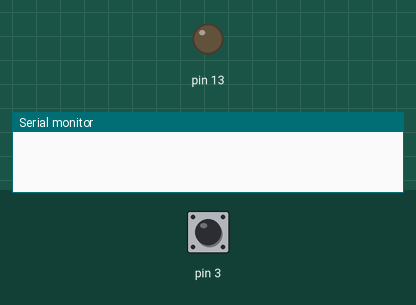
Simulated run of this sketch. Board: Arduino Uno, built with avr-gcc and run on an emulated ATmega328P. On the bench: output pins drawn as LEDs (lit = HIGH), the last lines printed to the serial monitor. The inputs (shaded band) are chosen by the test bench; at power-on: pin 3 HIGH.

Above: at 1.2 s.
1.3 s: pin 3 pulsed LOW 2 times (0.12 s each, 0.3 s apart)
At 2.6 s:
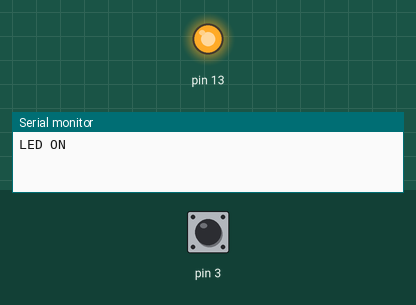
Timing chart, 0 to 4.9 s (numbered marks = the images above; inputs shaded):
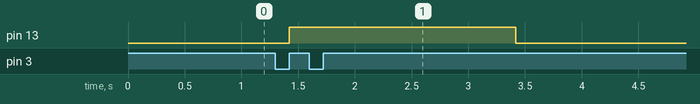

The sketch:

bu.ino
```cpp
int button=3;
int led=13;
int flag1=0;
void setup() {
  // put your setup code here, to run once:
pinMode(13,OUTPUT);
pinMode(3,INPUT);
Serial.begin(9600);
}

void loop() {
  // put your main code here, to run repeatedly:
int b=digitalRead(3);
if(b==LOW)
{
  flag1=1;
}
if((b==HIGH)&&(flag1==1))
{
  Serial.print("LED ON");
  digitalWrite(13,HIGH);
  delay(2000);
  flag1=0;
}
else
{
  digitalWrite(13,LOW);
}
}
```

Measured:
- after the input at 1.3 s, pin 13: LOW → HIGH after 0.12 s, → LOW 2.0 s later
